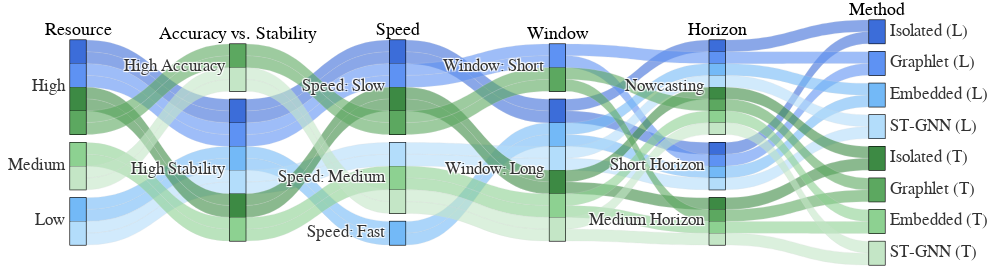

The cell this chart's notebook holds for it:
### Code cell
import plotly.graph_objects as go
import plotly
import pandas as pd

# --- Basic settings ---
plotly.io.defaults.default_format = "pdf"

# --------------------------
# 1. Strict data logic backtracking
# --------------------------
# Since your logic is "columns -> methods", we need to iterate every "method"
# and see which "attributes" converge into it.

# Define all node names (indices 0-20)
# Based on the provided order
nodes = {
    # Col 1: Resources
    0: "High", 1: "Medium", 2: "Low",
    # Col 2: Accuracy
    3: "High Accuracy", 4: "High Stability",
    # Col 3: Speed
    5: "Speed: Fast", 6: "Speed: Medium", 7: "Speed: Slow",
    # Col 4: Window
    8: "Window: Short", 9: "Window: Long",
    # Col 5: Horizon
    10: "Nowcasting", 11: "Short Horizon", 12: "Medium Horizon",
    # Col 6: Methods
    13: "Isolated (L)", 14: "Graphlet (L)", 15: "Embedded (L)", 16: "ST-GNN (L)",
    17: "Isolated (T)", 18: "Graphlet (T)", 19: "Embedded (T)", 20: "ST-GNN (T)"
}

# Define the mappings you provided (Source -> Targets)
mappings = {
    # Stage 1: Resource -> Method
    0: [13, 14, 17, 18],
    1: [19, 20],
    2: [15, 16],

    # Stage 2: Accuracy -> Method
    3: [18, 20],
    4: [13, 14, 15, 16, 17, 19],

    # Stage 3: Speed -> Method
    5: [15],
    6: [16, 19, 20],
    7: [13, 14, 17, 18],

    # Stage 4: Window -> Method
    8: [14, 18],
    9: [13, 15, 16, 17, 19, 20],

    # Stage 5: Horizon -> Method
    10: [13, 14, 15, 16, 17, 18, 19, 20], # All methods handle Nowcasting
    11: [13, 14, 15, 16], # (L) group
    12: [17, 18, 19, 20]  # (T) group
}

# Method list (Indices 13-20)
method_indices = range(13, 21)

# Build DataFrame rows
rows = []

# For each Method, find the attributes pointing to it
for m_idx in method_indices:
    method_name = nodes[m_idx]

    # Find the corresponding attribute for this Method (reverse lookup)
    # Stage 1: Resource
    res_node = next(k for k, v in mappings.items() if k in [0,1,2] and m_idx in v)
    # Stage 2: Accuracy
    acc_node = next(k for k, v in mappings.items() if k in [3,4] and m_idx in v)
    # Stage 3: Speed
    spd_node = next(k for k, v in mappings.items() if k in [5,6,7] and m_idx in v)
    # Stage 4: Window
    win_node = next(k for k, v in mappings.items() if k in [8,9] and m_idx in v)
    # Stage 5: Horizon (special case: a Method may correspond to multiple Horizons)
    # For example, 13 (Iso L) is listed under both 10 and 11, meaning two distinct paths.
    hor_nodes = [k for k, v in mappings.items() if k in [10,11,12] and m_idx in v]

    for h_node in hor_nodes:
        rows.append([
            nodes[res_node],
            nodes[acc_node],
            nodes[spd_node],
            nodes[win_node],
            nodes[h_node],
            method_name
        ])

df = pd.DataFrame(rows, columns=["Resource", "Accuracy", "Speed", "Window", "Horizon", "Method"])
# Give each link a default weight of 1
df['Count'] = 1

# --------------------------
# 2. Visual styling (Colors & Style)
# --------------------------

# Define a more academic/paper-style palette (Muted/Pastel Palette)
# Here assign a specific color to each Method
# (several alternative palettes were commented out)

method_colors = {
    # ----- Blues (L) -----
    "Isolated (L)": "#3c6dd9",   # deep blue (stable)
    "Graphlet (L)": "#5e92f3",   # brighter blue-cyan
    "Embedded (L)": "#73b9f7",   # brightest blue
    "ST-GNN (L)":  "#b3ddfb",    # light blue for distinction

    # ----- Greens (T) -----
    "Isolated (T)": "#3d8a44",   # deep green
    "Graphlet (T)": "#5ca860",   # brighter green
    "Embedded (T)": "#8dd191",   # brightest green
    "ST-GNN (T)":  "#c4e6c6",    # very light green for contrast
}

# Map colors into the data
# 1. Create a color index
# Ensure the ordering of methods in the DataFrame matches the color table to avoid mismatch.
# We follow the order methods appear in the DataFrame (or a fixed order).
unique_methods = list(method_colors.keys())
df_methods = df["Method"].unique()
method_to_int = {m: i for i, m in enumerate(df_methods)}
df['color_val'] = df['Method'].map(method_to_int)
# Generate the color list corresponding to these numeric mappings
colorscale = [method_colors[m] for m in df_methods]

# --------------------------
# 3. Enforced sorting (Sorting)
# --------------------------
# Sort according to your logical hierarchy
order_resource = ["High", "Medium", "Low"]
order_accuracy = ["High Accuracy", "High Stability"]
order_speed    = ["Speed: Slow", "Speed: Medium", "Speed: Fast"]
order_window   = ["Window: Short", "Window: Long"]
order_horizon  = ["Nowcasting", "Short Horizon", "Medium Horizon"]
# Method ordering: group (L) and (T) together
order_method   = [
    "Isolated (L)", "Graphlet (L)", "Embedded (L)", "ST-GNN (L)",
    "Isolated (T)", "Graphlet (T)", "Embedded (T)", "ST-GNN (T)"
]
# order_method   = [
#     "Isolated (L)", "Isolated (T)",
#     "Graphlet (L)", "Graphlet (T)",
#     "Embedded (L)", "Embedded (T)",
#     "ST-GNN (L)", "ST-GNN (T)"
# ]

# --------------------------
# 4. Plotting (Parcats)
# --------------------------
fig = go.Figure(data=[go.Parcats(
    domain={'y': [0, 1]}, # Occupy full vertical space

    dimensions=[
        dict(label="Resource", values=df["Resource"], categoryarray=order_resource),
        dict(label="Accuracy vs. Stability", values=df["Accuracy"], categoryarray=order_accuracy),
        dict(label="Speed",    values=df["Speed"],    categoryarray=order_speed),
        dict(label="Window",   values=df["Window"],   categoryarray=order_window),
        dict(label="Horizon",  values=df["Horizon"],  categoryarray=order_horizon),
        dict(label="Method",   values=df["Method"],   categoryarray=order_method),
    ],

    # Link style
    line=dict(
        color=df['color_val'],
        colorscale=colorscale,
        shape='hspline', # Smooth curved lines
        # opacity=0.6      # Optional transparency to clarify overlaps
    ),

    # Interaction settings
    hoveron='color',
    hoverinfo='count+probability',
    arrangement='freeform',

    # Font settings
    labelfont=dict(size=18, family="Arial", color="black"), # column title font
    tickfont=dict(size=17, family="Arial", color="#333333"), # option font
)])

# --------------------------
# 5. Layout tweaks (compact & paper-style)
# --------------------------
width, height = 1000, 280

fig.update_layout(
    # Adjust height: reduce total figure height so bars look shorter (less elongated)
    height=height,
    width=width,
    plot_bgcolor='white',
    paper_bgcolor='white',
    # Very narrow margins
    margin=dict(l=30, r=75, t=20, b=15),
    font=dict(family="Arial")
)

fig.show()

# --------------------------
# 7. Save compact PDF
# --------------------------
# Kaleido is required: pip install kaleido
output_path = CUR_ABS_DIR / 'figures' / 'sankey_choice.pdf'
output_path.parent.mkdir(parents=True, exist_ok=True)
try:
    # Export PDF using kaleido
    fig.write_image(output_path, format="pdf", width=width, height=height)
    print(f'{SUCCESS_TAG}Saved grid plot to {output_path}.')
except Exception as e:
    print(f"Error saving PDF. Make sure 'kaleido' is installed (pip install kaleido). Error details: {e}")

from swissrivernetwork.util.os import make_open_button
make_open_button(output_path)

### Figure 1 — Plotly figure (JSON) as saved in the notebook; plotly's stock layout.template omitted (floating-point values rounded to 4 significant figures)
{"data": [{"arrangement": "freeform", "dimensions": [{"categoryarray": ["High", "Medium", "Low"], "label": "Resource", "values": ["High", "High", "High", "High", "Low", "Low", "Low", "Low", "High", "High", "High", "High", "Medium", "Medium", "Medium", "Medium"]}, {"categoryarray": ["High Accuracy", "High Stability"], "label": "Accuracy vs. Stability", "values": ["High Stability", "High Stability", "High Stability", "High Stability", "High Stability", "High Stability", "High Stability", "High Stability", "High Stability", "High Stability", "High Accuracy", "High Accuracy", "High Stability", "High Stability", "High Accuracy", "High Accuracy"]}, {"categoryarray": ["Speed: Slow", "Speed: Medium", "Speed: Fast"], "label": "Speed", "values": ["Speed: Slow", "Speed: Slow", "Speed: Slow", "Speed: Slow", "Speed: Fast", "Speed: Fast", "Speed: Medium", "Speed: Medium", "Speed: Slow", "Speed: Slow", "Speed: Slow", "Speed: Slow", "Speed: Medium", "Speed: Medium", "Speed: Medium", "Speed: Medium"]}, {"categoryarray": ["Window: Short", "Window: Long"], "label": "Window", "values": ["Window: Long", "Window: Long", "Window: Short", "Window: Short", "Window: Long", "Window: Long", "Window: Long", "Window: Long", "Window: Long", "Window: Long", "Window: Short", "Window: Short", "Window: Long", "Window: Long", "Window: Long", "Window: Long"]}, {"categoryarray": ["Nowcasting", "Short Horizon", "Medium Horizon"], "label": "Horizon", "values": ["Nowcasting", "Short Horizon", "Nowcasting", "Short Horizon", "Nowcasting", "Short Horizon", "Nowcasting", "Short Horizon", "Nowcasting", "Medium Horizon", "Nowcasting", "Medium Horizon", "Nowcasting", "Medium Horizon", "Nowcasting", "Medium Horizon"]}, {"categoryarray": ["Isolated (L)", "Graphlet (L)", "Embedded (L)", "ST-GNN (L)", "Isolated (T)", "Graphlet (T)", "Embedded (T)", "ST-GNN (T)"], "label": "Method", "values": ["Isolated (L)", "Isolated (L)", "Graphlet (L)", "Graphlet (L)", "Embedded (L)", "Embedded (L)", "ST-GNN (L)", "ST-GNN (L)", "Isolated (T)", "Isolated (T)", "Graphlet (T)", "Graphlet (T)", "Embedded (T)", "Embedded (T)", "ST-GNN (T)", "ST-GNN (T)"]}], "domain": {"y": [0, 1]}, "hoverinfo": "count+probability", "hoveron": "color", "labelfont": {"color": "black", "family": "Arial", "size": 18}, "line": {"color": [0, 0, 1, 1, 2, 2, 3, 3, 4, 4, 5, 5, 6, 6, 7, 7], "colorscale": [[0.0, "#3c6dd9"], [0.1429, "#5e92f3"], [0.2857, "#73b9f7"], [0.4286, "#b3ddfb"], [0.5714, "#3d8a44"], [0.7143, "#5ca860"], [0.8571, "#8dd191"], [1.0, "#c4e6c6"]], "shape": "hspline"}, "tickfont": {"color": "#333333", "family": "Arial", "size": 17}, "type": "parcats"}], "layout": {"margin": {"l": 30, "r": 75, "t": 20, "b": 15}, "font": {"family": "Arial"}, "height": 280, "width": 1000, "plot_bgcolor": "white", "paper_bgcolor": "white"}}
